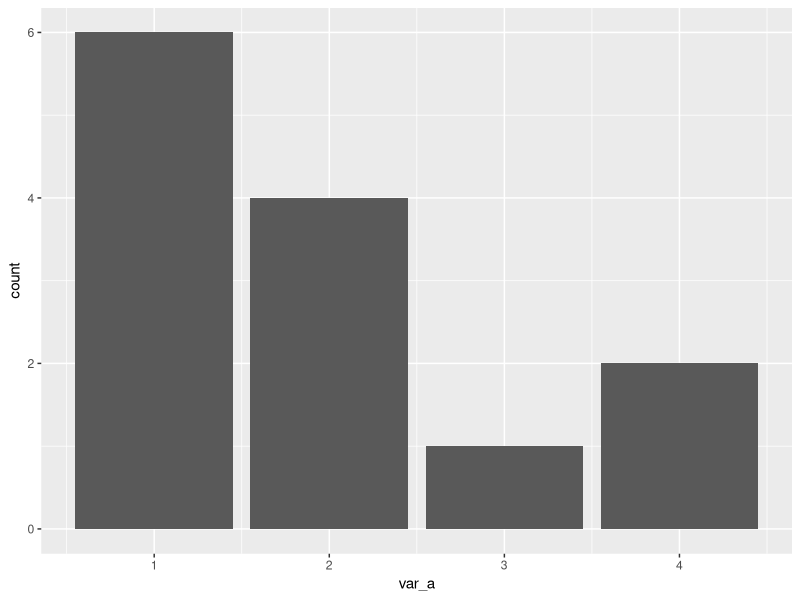
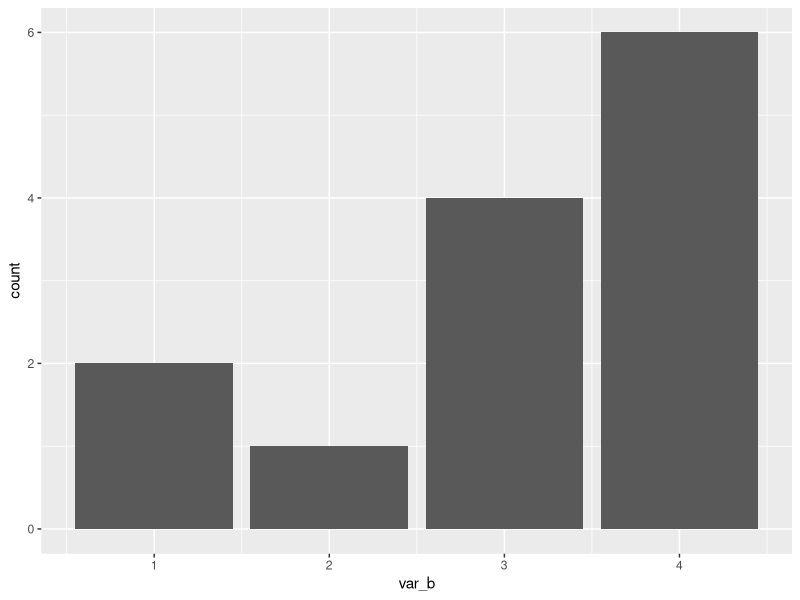
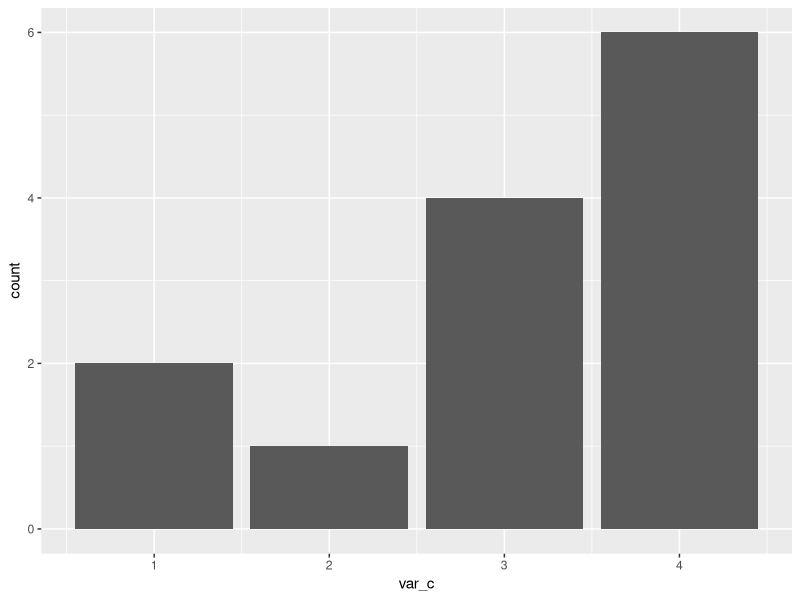

R code for these plots, in order:
## ---- chunk 1

my_dat <- data.frame(var_a = c(1, 1, 1, 2, 2, 4, 1, 3, 2, 4, 1, 2, 1))

## ---- chunk 2

library(ggplot2)

ggplot(my_dat, aes(x = var_a)) +
  geom_bar()

## ---- chunk 3

my_dat$var_b <- my_dat$var_a

## ---- chunk 4

my_dat$var_b[my_dat$var_a == 1] <- 4
my_dat$var_b[my_dat$var_a == 2] <- 3
my_dat$var_b[my_dat$var_a == 3] <- 2
my_dat$var_b[my_dat$var_a == 4] <- 1

## ---- chunk 5

ggplot(my_dat, aes(x = var_b)) +
  geom_bar()

## ---- chunk 6

my_dat$var_c <- max(my_dat$var_a) + 1 - my_dat$var_a

## ---- chunk 7

my_dat$var_c == my_dat$var_b

## ---- chunk 8

ggplot(my_dat, aes(x = var_c)) +
  geom_bar()

